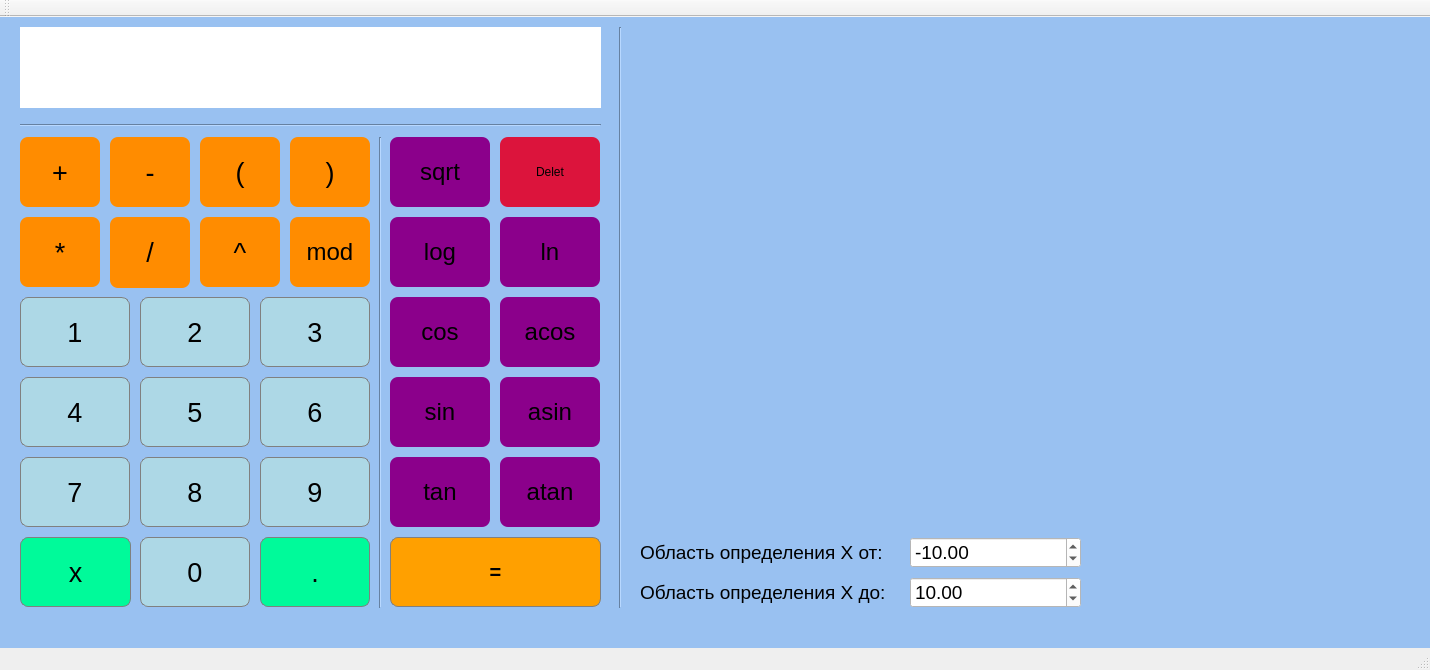
<?xml version="1.0" encoding="UTF-8"?>
<ui version="4.0">
 <class>MainWindow</class>
 <widget class="QMainWindow" name="MainWindow">
  <property name="geometry">
   <rect>
    <x>0</x>
    <y>0</y>
    <width>1430</width>
    <height>670</height>
   </rect>
  </property>
  <property name="minimumSize">
   <size>
    <width>615</width>
    <height>600</height>
   </size>
  </property>
  <property name="maximumSize">
   <size>
    <width>1430</width>
    <height>670</height>
   </size>
  </property>
  <property name="windowTitle">
   <string>MainWindow</string>
  </property>
  <property name="styleSheet">
   <string notr="true">QWidget#centralwidget {
	background-color: rgb(53, 132, 228)
}</string>
  </property>
  <widget class="QWidget" name="centralwidget">
   <property name="styleSheet">
    <string notr="true">QWidget {
	background-color: #99C1F1
}</string>
   </property>
   <widget class="QPushButton" name="pushButton_1">
    <property name="geometry">
     <rect>
      <x>20</x>
      <y>280</y>
      <width>110</width>
      <height>70</height>
     </rect>
    </property>
    <property name="font">
     <font>
      <pointsize>20</pointsize>
     </font>
    </property>
    <property name="styleSheet">
     <string notr="true">QPushButton#pushButton_1{
	background-color: #ADD8E6;
	border-radius: 8px;
	border: 1px solid #808080
}</string>
    </property>
    <property name="text">
     <string>1</string>
    </property>
   </widget>
   <widget class="QPushButton" name="pushButton_2">
    <property name="geometry">
     <rect>
      <x>140</x>
      <y>280</y>
      <width>110</width>
      <height>70</height>
     </rect>
    </property>
    <property name="font">
     <font>
      <pointsize>20</pointsize>
     </font>
    </property>
    <property name="styleSheet">
     <string notr="true">QPushButton#pushButton_2{
	background-color: #ADD8E6;
	border-radius: 8px;
	border: 1px solid #808080
}</string>
    </property>
    <property name="text">
     <string>2</string>
    </property>
   </widget>
   <widget class="QPushButton" name="pushButton_3">
    <property name="geometry">
     <rect>
      <x>260</x>
      <y>280</y>
      <width>110</width>
      <height>70</height>
     </rect>
    </property>
    <property name="font">
     <font>
      <pointsize>20</pointsize>
     </font>
    </property>
    <property name="styleSheet">
     <string notr="true">QPushButton#pushButton_3{
	background-color: #ADD8E6;
	border-radius: 8px;
	border: 1px solid #808080
}</string>
    </property>
    <property name="text">
     <string>3</string>
    </property>
   </widget>
   <widget class="QPushButton" name="pushButton_4">
    <property name="geometry">
     <rect>
      <x>20</x>
      <y>360</y>
      <width>110</width>
      <height>70</height>
     </rect>
    </property>
    <property name="font">
     <font>
      <pointsize>20</pointsize>
     </font>
    </property>
    <property name="styleSheet">
     <string notr="true">QPushButton#pushButton_4{
	background-color: #ADD8E6;
	border-radius: 8px;
	border: 1px solid #808080
}</string>
    </property>
    <property name="text">
     <string>4</string>
    </property>
   </widget>
   <widget class="QPushButton" name="pushButton_5">
    <property name="geometry">
     <rect>
      <x>140</x>
      <y>360</y>
      <width>110</width>
      <height>70</height>
     </rect>
    </property>
    <property name="font">
     <font>
      <pointsize>20</pointsize>
     </font>
    </property>
    <property name="styleSheet">
     <string notr="true">QPushButton#pushButton_5{
	background-color: #ADD8E6;
	border-radius: 8px;
	border: 1px solid #808080
}</string>
    </property>
    <property name="text">
     <string>5</string>
    </property>
   </widget>
   <widget class="QPushButton" name="pushButton_6">
    <property name="geometry">
     <rect>
      <x>260</x>
      <y>360</y>
      <width>110</width>
      <height>70</height>
     </rect>
    </property>
    <property name="font">
     <font>
      <pointsize>20</pointsize>
     </font>
    </property>
    <property name="styleSheet">
     <string notr="true">QPushButton#pushButton_6{
	background-color: #ADD8E6;
	border-radius: 8px;
	border: 1px solid #808080
}</string>
    </property>
    <property name="text">
     <string>6</string>
    </property>
   </widget>
   <widget class="QPushButton" name="pushButton_7">
    <property name="geometry">
     <rect>
      <x>20</x>
      <y>440</y>
      <width>110</width>
      <height>70</height>
     </rect>
    </property>
    <property name="font">
     <font>
      <pointsize>20</pointsize>
     </font>
    </property>
    <property name="styleSheet">
     <string notr="true">QPushButton#pushButton_7{
	background-color: #ADD8E6;
	border-radius: 8px;
	border: 1px solid #808080
}</string>
    </property>
    <property name="text">
     <string>7</string>
    </property>
   </widget>
   <widget class="QPushButton" name="pushButton_8">
    <property name="geometry">
     <rect>
      <x>140</x>
      <y>440</y>
      <width>110</width>
      <height>70</height>
     </rect>
    </property>
    <property name="font">
     <font>
      <pointsize>20</pointsize>
     </font>
    </property>
    <property name="styleSheet">
     <string notr="true">QPushButton#pushButton_8 {
	background-color: #ADD8E6;
	border-radius: 8px;
	border: 1px solid #808080
}</string>
    </property>
    <property name="text">
     <string>8</string>
    </property>
   </widget>
   <widget class="QPushButton" name="pushButton_9">
    <property name="geometry">
     <rect>
      <x>260</x>
      <y>440</y>
      <width>110</width>
      <height>70</height>
     </rect>
    </property>
    <property name="font">
     <font>
      <pointsize>20</pointsize>
     </font>
    </property>
    <property name="styleSheet">
     <string notr="true">QPushButton#pushButton_9{
	background-color: #ADD8E6;
	border-radius: 8px;
	border: 1px solid #808080
}</string>
    </property>
    <property name="text">
     <string>9</string>
    </property>
   </widget>
   <widget class="QPushButton" name="pushButton_eq">
    <property name="geometry">
     <rect>
      <x>390</x>
      <y>520</y>
      <width>211</width>
      <height>70</height>
     </rect>
    </property>
    <property name="font">
     <font>
      <pointsize>-1</pointsize>
      <weight>75</weight>
      <italic>false</italic>
      <bold>true</bold>
     </font>
    </property>
    <property name="styleSheet">
     <string notr="true"> QPushButton {
	 background-color: #cfcfcf;
     border-radius: 8px;
     font: bold 14px;
     padding: 6px;
	 font-size: 20px;
	border: 1px solid #808080
 }

 QPushButton#pushButton_eq {
     background-color: #ffa000;
 }</string>
    </property>
    <property name="text">
     <string notr="true">=</string>
    </property>
    <property name="autoRepeatInterval">
     <number>100</number>
    </property>
   </widget>
   <widget class="QPushButton" name="pushButton_plus">
    <property name="geometry">
     <rect>
      <x>20</x>
      <y>120</y>
      <width>80</width>
      <height>70</height>
     </rect>
    </property>
    <property name="font">
     <font>
      <pointsize>20</pointsize>
     </font>
    </property>
    <property name="styleSheet">
     <string notr="true">QPushButton#pushButton_plus{
	background-color: #FF8C00;
	border-radius: 8px;
}</string>
    </property>
    <property name="text">
     <string>+</string>
    </property>
   </widget>
   <widget class="QPushButton" name="pushButton_minus">
    <property name="geometry">
     <rect>
      <x>110</x>
      <y>120</y>
      <width>80</width>
      <height>70</height>
     </rect>
    </property>
    <property name="font">
     <font>
      <pointsize>20</pointsize>
     </font>
    </property>
    <property name="styleSheet">
     <string notr="true">QPushButton#pushButton_minus{
	background-color: #FF8C00;
	border-radius: 8px;
}</string>
    </property>
    <property name="text">
     <string>-</string>
    </property>
   </widget>
   <widget class="QPushButton" name="pushButton_mult">
    <property name="geometry">
     <rect>
      <x>20</x>
      <y>200</y>
      <width>80</width>
      <height>70</height>
     </rect>
    </property>
    <property name="font">
     <font>
      <pointsize>20</pointsize>
     </font>
    </property>
    <property name="styleSheet">
     <string notr="true">QPushButton#pushButton_mult{
	background-color: #FF8C00;
	border-radius: 8px;
}</string>
    </property>
    <property name="text">
     <string>*</string>
    </property>
   </widget>
   <widget class="QPushButton" name="pushButton_div">
    <property name="geometry">
     <rect>
      <x>110</x>
      <y>200</y>
      <width>80</width>
      <height>71</height>
     </rect>
    </property>
    <property name="font">
     <font>
      <pointsize>20</pointsize>
     </font>
    </property>
    <property name="styleSheet">
     <string notr="true">QPushButton#pushButton_div {
	background-color: #FF8C00;
	border-radius: 8px;
}</string>
    </property>
    <property name="text">
     <string>/</string>
    </property>
   </widget>
   <widget class="QPushButton" name="pushButton_pow">
    <property name="geometry">
     <rect>
      <x>200</x>
      <y>200</y>
      <width>80</width>
      <height>70</height>
     </rect>
    </property>
    <property name="font">
     <font>
      <pointsize>20</pointsize>
     </font>
    </property>
    <property name="styleSheet">
     <string notr="true">QPushButton#pushButton_pow {
	background-color: #FF8C00;
	border-radius: 8px;
}</string>
    </property>
    <property name="text">
     <string>^</string>
    </property>
   </widget>
   <widget class="QPushButton" name="pushButton_mod">
    <property name="geometry">
     <rect>
      <x>290</x>
      <y>200</y>
      <width>80</width>
      <height>70</height>
     </rect>
    </property>
    <property name="font">
     <font>
      <pointsize>18</pointsize>
     </font>
    </property>
    <property name="styleSheet">
     <string notr="true">QPushButton#pushButton_mod{
	background-color: #FF8C00;
	border-radius: 8px;
}</string>
    </property>
    <property name="text">
     <string>mod</string>
    </property>
   </widget>
   <widget class="QPushButton" name="pushButton_cos">
    <property name="geometry">
     <rect>
      <x>390</x>
      <y>280</y>
      <width>100</width>
      <height>70</height>
     </rect>
    </property>
    <property name="font">
     <font>
      <pointsize>18</pointsize>
     </font>
    </property>
    <property name="styleSheet">
     <string notr="true">QPushButton#pushButton_cos{
	background-color: #8B008B;
	border-radius: 8px;
}</string>
    </property>
    <property name="text">
     <string>cos</string>
    </property>
   </widget>
   <widget class="QPushButton" name="pushButton_sin">
    <property name="geometry">
     <rect>
      <x>390</x>
      <y>360</y>
      <width>100</width>
      <height>70</height>
     </rect>
    </property>
    <property name="font">
     <font>
      <pointsize>18</pointsize>
     </font>
    </property>
    <property name="styleSheet">
     <string notr="true">QPushButton#pushButton_sin{
	background-color: #8B008B;
	border-radius: 8px;
}</string>
    </property>
    <property name="text">
     <string>sin</string>
    </property>
   </widget>
   <widget class="QPushButton" name="pushButton_tan">
    <property name="geometry">
     <rect>
      <x>390</x>
      <y>440</y>
      <width>100</width>
      <height>70</height>
     </rect>
    </property>
    <property name="font">
     <font>
      <pointsize>18</pointsize>
     </font>
    </property>
    <property name="styleSheet">
     <string notr="true">QPushButton#pushButton_tan{
	background-color: #8B008B;
	border-radius: 8px;
}</string>
    </property>
    <property name="text">
     <string>tan</string>
    </property>
   </widget>
   <widget class="QPushButton" name="pushButton_sqrt">
    <property name="geometry">
     <rect>
      <x>390</x>
      <y>120</y>
      <width>100</width>
      <height>70</height>
     </rect>
    </property>
    <property name="font">
     <font>
      <pointsize>18</pointsize>
     </font>
    </property>
    <property name="styleSheet">
     <string notr="true">QPushButton#pushButton_sqrt{
	background-color: #8B008B;
	border-radius: 8px;
}</string>
    </property>
    <property name="text">
     <string>sqrt</string>
    </property>
   </widget>
   <widget class="QPushButton" name="pushButton_ln">
    <property name="geometry">
     <rect>
      <x>500</x>
      <y>200</y>
      <width>100</width>
      <height>70</height>
     </rect>
    </property>
    <property name="font">
     <font>
      <pointsize>18</pointsize>
     </font>
    </property>
    <property name="styleSheet">
     <string notr="true">QPushButton#pushButton_ln{
	background-color: #8B008B;
	border-radius: 8px;
}</string>
    </property>
    <property name="text">
     <string>ln</string>
    </property>
   </widget>
   <widget class="QPushButton" name="pushButton_atan">
    <property name="geometry">
     <rect>
      <x>500</x>
      <y>440</y>
      <width>100</width>
      <height>70</height>
     </rect>
    </property>
    <property name="font">
     <font>
      <pointsize>18</pointsize>
     </font>
    </property>
    <property name="styleSheet">
     <string notr="true">QPushButton#pushButton_atan{
	background-color: #8B008B;
	border-radius: 8px;
}</string>
    </property>
    <property name="text">
     <string>atan</string>
    </property>
   </widget>
   <widget class="QPushButton" name="pushButton_asin">
    <property name="geometry">
     <rect>
      <x>500</x>
      <y>360</y>
      <width>100</width>
      <height>70</height>
     </rect>
    </property>
    <property name="font">
     <font>
      <pointsize>18</pointsize>
     </font>
    </property>
    <property name="styleSheet">
     <string notr="true">QPushButton#pushButton_asin{
	background-color: #8B008B;
	border-radius: 8px;
}</string>
    </property>
    <property name="text">
     <string>asin</string>
    </property>
   </widget>
   <widget class="QPushButton" name="pushButton_acos">
    <property name="geometry">
     <rect>
      <x>500</x>
      <y>280</y>
      <width>100</width>
      <height>70</height>
     </rect>
    </property>
    <property name="font">
     <font>
      <pointsize>18</pointsize>
     </font>
    </property>
    <property name="styleSheet">
     <string notr="true">QPushButton#pushButton_acos{
	background-color: #8B008B;
	border-radius: 8px;
}</string>
    </property>
    <property name="text">
     <string>acos</string>
    </property>
   </widget>
   <widget class="QPushButton" name="pushButton_log">
    <property name="geometry">
     <rect>
      <x>390</x>
      <y>200</y>
      <width>100</width>
      <height>70</height>
     </rect>
    </property>
    <property name="font">
     <font>
      <pointsize>18</pointsize>
     </font>
    </property>
    <property name="styleSheet">
     <string notr="true">QPushButton#pushButton_log{
	background-color: #8B008B;
	border-radius: 8px;
}</string>
    </property>
    <property name="text">
     <string>log</string>
    </property>
   </widget>
   <widget class="QLabel" name="label">
    <property name="geometry">
     <rect>
      <x>20</x>
      <y>10</y>
      <width>581</width>
      <height>81</height>
     </rect>
    </property>
    <property name="font">
     <font>
      <pointsize>30</pointsize>
     </font>
    </property>
    <property name="styleSheet">
     <string notr="true">QLabel {
	background-color: rgb(255, 255, 255);
	qproperty-alignment: 'AlignRight | AlignVCenter'
}</string>
    </property>
    <property name="text">
     <string/>
    </property>
   </widget>
   <widget class="QPushButton" name="pushButton_left_bracket">
    <property name="geometry">
     <rect>
      <x>200</x>
      <y>120</y>
      <width>80</width>
      <height>70</height>
     </rect>
    </property>
    <property name="font">
     <font>
      <pointsize>20</pointsize>
     </font>
    </property>
    <property name="styleSheet">
     <string notr="true">QPushButton#pushButton_left_bracket{
	background-color: #FF8C00;
	border-radius: 8px;
}</string>
    </property>
    <property name="text">
     <string>(</string>
    </property>
   </widget>
   <widget class="QPushButton" name="pushButton_right_bracket">
    <property name="geometry">
     <rect>
      <x>290</x>
      <y>120</y>
      <width>80</width>
      <height>70</height>
     </rect>
    </property>
    <property name="font">
     <font>
      <pointsize>20</pointsize>
     </font>
    </property>
    <property name="styleSheet">
     <string notr="true">QPushButton#pushButton_right_bracket{
	background-color: #FF8C00;
	border-radius: 8px;
}</string>
    </property>
    <property name="text">
     <string>)</string>
    </property>
   </widget>
   <widget class="QPushButton" name="pushButton_truncate">
    <property name="geometry">
     <rect>
      <x>500</x>
      <y>120</y>
      <width>100</width>
      <height>70</height>
     </rect>
    </property>
    <property name="styleSheet">
     <string notr="true">QPushButton#pushButton_truncate{
	background-color:#DC143C;
	border-radius: 8px;
}</string>
    </property>
    <property name="text">
     <string>Delet</string>
    </property>
    <property name="iconSize">
     <size>
      <width>25</width>
      <height>25</height>
     </size>
    </property>
   </widget>
   <widget class="QPushButton" name="pushButton_dot">
    <property name="geometry">
     <rect>
      <x>260</x>
      <y>520</y>
      <width>110</width>
      <height>70</height>
     </rect>
    </property>
    <property name="font">
     <font>
      <pointsize>20</pointsize>
     </font>
    </property>
    <property name="styleSheet">
     <string notr="true">QPushButton#pushButton_dot{
	background-color: #00FA9A;
	border-radius: 8px;
	border: 1px solid #808080
}</string>
    </property>
    <property name="text">
     <string>.</string>
    </property>
   </widget>
   <widget class="QPushButton" name="pushButton_0">
    <property name="geometry">
     <rect>
      <x>140</x>
      <y>520</y>
      <width>110</width>
      <height>70</height>
     </rect>
    </property>
    <property name="font">
     <font>
      <pointsize>20</pointsize>
     </font>
    </property>
    <property name="styleSheet">
     <string notr="true">QPushButton#pushButton_0{
	background-color: #ADD8E6;
	border-radius: 8px;
	border: 1px solid #808080
}</string>
    </property>
    <property name="text">
     <string>0</string>
    </property>
   </widget>
   <widget class="Line" name="line">
    <property name="geometry">
     <rect>
      <x>20</x>
      <y>100</y>
      <width>581</width>
      <height>16</height>
     </rect>
    </property>
    <property name="orientation">
     <enum>Qt::Horizontal</enum>
    </property>
   </widget>
   <widget class="QCustomPlot" name="widget" native="true">
    <property name="geometry">
     <rect>
      <x>640</x>
      <y>10</y>
      <width>775</width>
      <height>500</height>
     </rect>
    </property>
   </widget>
   <widget class="Line" name="line_3">
    <property name="geometry">
     <rect>
      <x>370</x>
      <y>120</y>
      <width>20</width>
      <height>471</height>
     </rect>
    </property>
    <property name="orientation">
     <enum>Qt::Vertical</enum>
    </property>
   </widget>
   <widget class="Line" name="line_2">
    <property name="geometry">
     <rect>
      <x>610</x>
      <y>10</y>
      <width>20</width>
      <height>581</height>
     </rect>
    </property>
    <property name="orientation">
     <enum>Qt::Vertical</enum>
    </property>
   </widget>
   <widget class="QDoubleSpinBox" name="doubleSpinBox">
    <property name="geometry">
     <rect>
      <x>910</x>
      <y>520</y>
      <width>171</width>
      <height>31</height>
     </rect>
    </property>
    <property name="font">
     <font>
      <family>Ubuntu</family>
      <pointsize>14</pointsize>
     </font>
    </property>
    <property name="styleSheet">
     <string notr="true">QDoubleSpinBox {
	background : rgb(255, 255, 255);
}</string>
    </property>
    <property name="minimum">
     <double>-1000000.000000000000000</double>
    </property>
    <property name="maximum">
     <double>1000000.000000000000000</double>
    </property>
    <property name="value">
     <double>-10.000000000000000</double>
    </property>
   </widget>
   <widget class="QPushButton" name="pushButton_x">
    <property name="geometry">
     <rect>
      <x>20</x>
      <y>520</y>
      <width>111</width>
      <height>70</height>
     </rect>
    </property>
    <property name="font">
     <font>
      <pointsize>20</pointsize>
     </font>
    </property>
    <property name="styleSheet">
     <string notr="true">QPushButton#pushButton_x{
	background-color: #00FA9A;
	border-radius: 8px;
	border: 1px solid #808080
}</string>
    </property>
    <property name="text">
     <string>x</string>
    </property>
   </widget>
   <widget class="QLabel" name="label_2">
    <property name="geometry">
     <rect>
      <x>640</x>
      <y>520</y>
      <width>251</width>
      <height>31</height>
     </rect>
    </property>
    <property name="font">
     <font>
      <pointsize>14</pointsize>
     </font>
    </property>
    <property name="text">
     <string>Область определения X от:</string>
    </property>
   </widget>
   <widget class="QLabel" name="label_3">
    <property name="geometry">
     <rect>
      <x>640</x>
      <y>560</y>
      <width>251</width>
      <height>31</height>
     </rect>
    </property>
    <property name="font">
     <font>
      <pointsize>14</pointsize>
     </font>
    </property>
    <property name="text">
     <string>Область определения X до:</string>
    </property>
   </widget>
   <widget class="QDoubleSpinBox" name="doubleSpinBox_2">
    <property name="geometry">
     <rect>
      <x>910</x>
      <y>560</y>
      <width>171</width>
      <height>31</height>
     </rect>
    </property>
    <property name="font">
     <font>
      <family>Ubuntu</family>
      <pointsize>14</pointsize>
     </font>
    </property>
    <property name="styleSheet">
     <string notr="true">QDoubleSpinBox {
	background : rgb(255, 255, 255);
}
</string>
    </property>
    <property name="minimum">
     <double>-1000000.000000000000000</double>
    </property>
    <property name="maximum">
     <double>1000000.000000000000000</double>
    </property>
    <property name="value">
     <double>10.000000000000000</double>
    </property>
   </widget>
  </widget>
  <widget class="QStatusBar" name="statusbar"/>
  <widget class="QToolBar" name="toolBar">
   <property name="windowTitle">
    <string>toolBar</string>
   </property>
   <attribute name="toolBarArea">
    <enum>TopToolBarArea</enum>
   </attribute>
   <attribute name="toolBarBreak">
    <bool>false</bool>
   </attribute>
  </widget>
  <action name="actionBankCalc">
   <property name="text">
    <string>CreditCalc</string>
   </property>
  </action>
  <action name="actionDepositCalc">
   <property name="text">
    <string>DepositCalc</string>
   </property>
  </action>
 </widget>
 <customwidgets>
  <customwidget>
   <class>QCustomPlot</class>
   <extends>QWidget</extends>
   <header>qcustomplot.h</header>
   <container>1</container>
  </customwidget>
 </customwidgets>
 <resources/>
 <connections/>
</ui>
